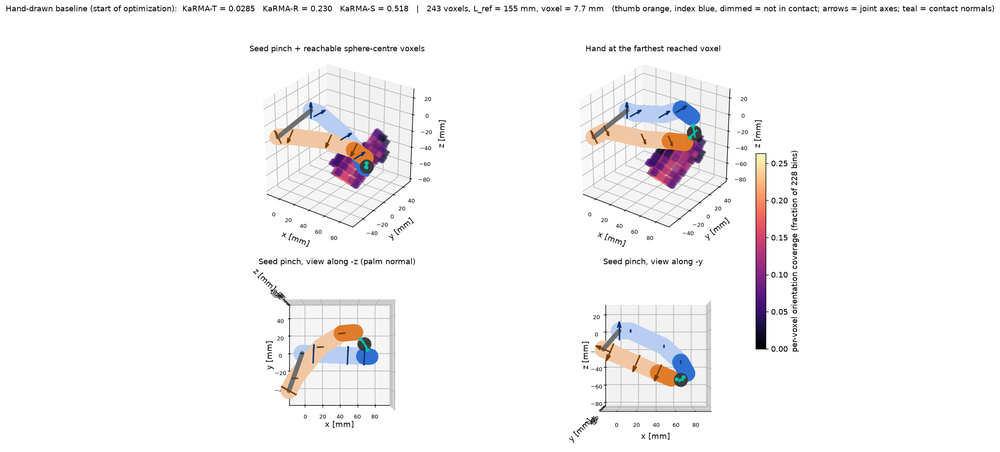
#> input picture optimize/runs/baseline/hand.png, 1000 x 452 px, shrunk from 2309 x 1043 before the run
$ python gallery.py
#> lines starting #> are read from the running program, lines starting #| are printed output that depends on the picture
"""Tile every scored winner's official render (final/hand.png) and quick render
(best_design/best.png) into one contact sheet: optimize/runs/GALLERY.png.

    python optimize/gallery.py
"""
from __future__ import annotations
import sys
from pathlib import Path
import matplotlib
matplotlib.use("Agg")
import matplotlib.pyplot as plt
import matplotlib.image as mpimg
RUNS = Path(__file__).resolve().parent / "runs"
ORDER = ["baseline", "T", "A1", "A2", "A3", "D_R", "D_TR", "B_2x2", "B_3x3", "B_5x5", "C_cap45", "C_cap60", "C_cap90"]


def main():
    rows = []
    for name in ORDER:
        official = RUNS / name / ("hand.png" if name == "baseline" else "final/hand.png")
        quick = RUNS / name / "best_design" / "best.png"
        if official.exists() or quick.exists():
            rows.append((name, official if official.exists() else None, quick if quick.exists() else None))
    if not rows:
        print("nothing to tile yet"); return
    fig, axs = plt.subplots(len(rows), 2, figsize=(22, 6.2 * len(rows)))
    if len(rows) == 1:
        axs = [axs]
    for (name, off, qk), (ax0, ax1) in zip(rows, axs):
        for ax, img, lab in ((ax0, off, "official metric: seed pinch + reachable set"), (ax1, qk, "quick render: neutral pose + best-seed cloud")):
            ax.axis("off")
            if img is not None:
                ax.imshow(mpimg.imread(img))
                ax.set_title(f"{name}: {lab}", fontsize=13, loc="left")
            else:
                ax.set_title(f"{name}: {lab} (pending)", fontsize=13, loc="left", color="grey")
    fig.tight_layout()
    out = RUNS / "GALLERY.png"
    fig.savefig(out, dpi=70)
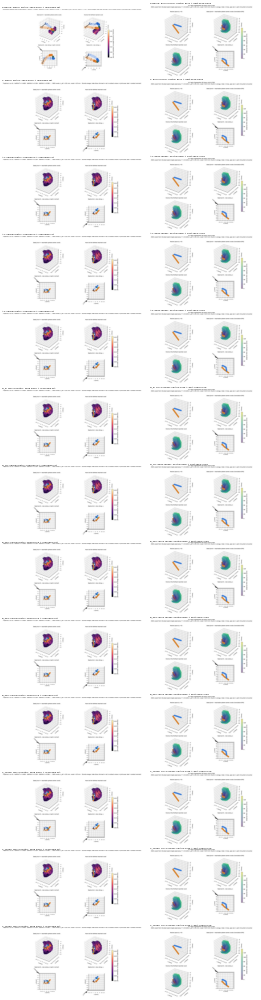
#> figure drawn by matplotlib, 26 panels
    print(f"wrote {out} ({len(rows)} designs)")


if __name__ == "__main__":
    main()
